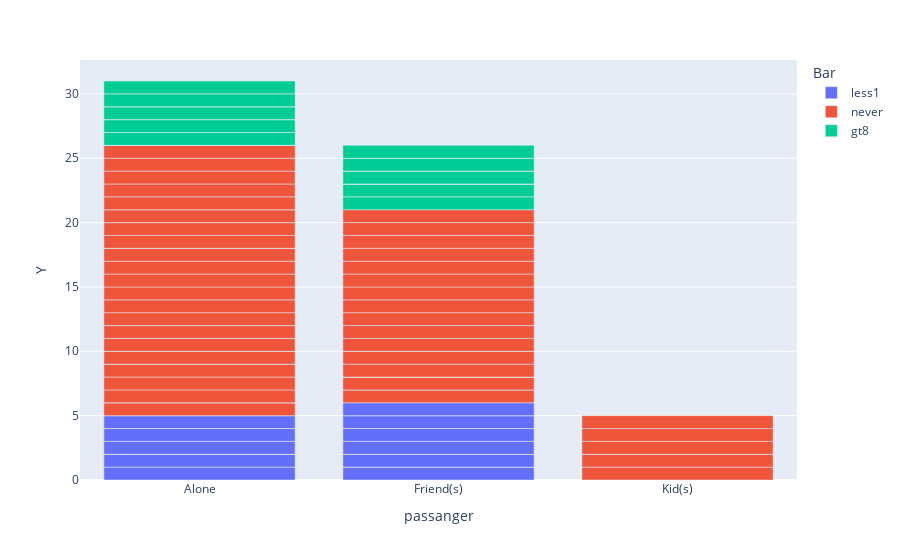

Write notebook code for a chart like this one.
### Markdown cell above
After removing the null values in the DataFrame during previous steps, it is evident that the data set exclusively consists of occupations other than farming, fishing, or forestry. This finding implies that the data analysis can be conducted without considering the occupation variable.

### Code cell
#Create a bar plot to compare the acceptance rate between drivers who go to bars more than once a month and passengers that were not a kid.
px.bar(clean_data, x='passanger', y='Y', color='Bar')

### Figure 1 — Plotly figure (JSON) as saved in the notebook; plotly's stock layout.template omitted (floating-point values rounded to 4 significant figures)
{"data": [{"alignmentgroup": "True", "hovertemplate": "Bar=less1<br>passanger=%{x}<br>Y=%{y}<extra></extra>", "legendgroup": "less1", "marker": {"color": "#636efa", "pattern": {"shape": ""}}, "name": "less1", "offsetgroup": "less1", "orientation": "v", "showlegend": true, "textposition": "auto", "type": "bar", "x": ["Alone", "Friend(s)", "Friend(s)", "Friend(s)", "Friend(s)", "Friend(s)", "Friend(s)", "Friend(s)", "Friend(s)", "Friend(s)", "Friend(s)", "Friend(s)", "Alone", "Alone", "Alone", "Alone", "Alone", "Alone", "Alone", "Alone", "Alone", "Alone"], "xaxis": "x", "y": [1, 0, 1, 0, 1, 0, 1, 1, 0, 1, 0, 1, 1, 0, 0, 1, 1, 0, 0, 0, 1, 0], "yaxis": "y"}, {"alignmentgroup": "True", "hovertemplate": "Bar=never<br>passanger=%{x}<br>Y=%{y}<extra></extra>", "legendgroup": "never", "marker": {"color": "#EF553B", "pattern": {"shape": ""}}, "name": "never", "offsetgroup": "never", "orientation": "v", "showlegend": true, "textposition": "auto", "type": "bar", "x": ["Alone", "Friend(s)", "Friend(s)", "Friend(s)", "Friend(s)", "Friend(s)", "Friend(s)", "Kid(s)", "Kid(s)", "Kid(s)", "Kid(s)", "Kid(s)", "Kid(s)", "Alone", "Alone", "Alone", "Alone", "Alone", "Alone", "Alone", "Alone", "Alone", "Friend(s)", "Friend(s)", "Friend(s)", "Friend(s)", "Friend(s)", "Friend(s)", "Kid(s)", "Kid(s)", "Kid(s)", "Kid(s)", "Kid(s)", "Kid(s)", "Alone", "Alone", "Alone", "Alone", "Alone", "Alone", "Alone", "Alone", "Alone", "Alone", "Friend(s)", "Alone", "Friend(s)", "Friend(s)", "Friend(s)", "Friend(s)", "Friend(s)", "Friend(s)", "Friend(s)", "Alone", "Alone", "Alone", "Alone", "Alone", "Alone", "Alone", "Alone", "Alone", "Alone", "Alone"], "xaxis": "x", "y": [1, 1, 0, 1, 0, 0, 1, 0, 0, 0, 0, 0, 0, 0, 1, 1, 1, 0, 0, 1, 0, 1, 1, 0, 1, 1, 1, 1, 1, 1, 0, 1, 1, 1, 0, 0, 0, 1, 0, 1, 1, 1, 1, 1, 1, 1, 1, 1, 1, 1, 0, 1, 1, 0, 1, 1, 0, 1, 0, 1, 1, 1, 1, 1], "yaxis": "y"}, {"alignmentgroup": "True", "hovertemplate": "Bar=gt8<br>passanger=%{x}<br>Y=%{y}<extra></extra>", "legendgroup": "gt8", "marker": {"color": "#00cc96", "pattern": {"shape": ""}}, "name": "gt8", "offsetgroup": "gt8", "orientation": "v", "showlegend": true, "textposition": "auto", "type": "bar", "x": ["Alone", "Friend(s)", "Alone", "Friend(s)", "Friend(s)", "Friend(s)", "Friend(s)", "Friend(s)", "Friend(s)", "Friend(s)", "Friend(s)", "Alone", "Alone", "Alone", "Alone", "Alone", "Alone", "Alone", "Alone", "Alone", "Alone", "Alone"], "xaxis": "x", "y": [0, 1, 0, 1, 0, 0, 1, 0, 1, 0, 1, 0, 1, 0, 0, 0, 1, 0, 1, 0, 1, 1], "yaxis": "y"}], "layout": {"barmode": "relative", "legend": {"title": {"text": "Bar"}, "tracegroupgap": 0}, "margin": {"t": 60}, "xaxis": {"anchor": "y", "domain": [0, 1], "title": {"text": "passanger"}}, "yaxis": {"anchor": "x", "domain": [0, 1], "title": {"text": "Y"}}}}
